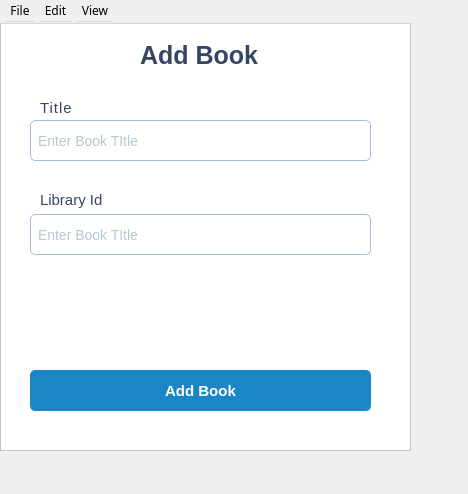
<?xml version="1.0" encoding="UTF-8"?>
<ui version="4.0">
 <class>AddBookDialog</class>
 <widget class="QDialog" name="AddBookDialog">
  <property name="geometry">
   <rect>
    <x>0</x>
    <y>0</y>
    <width>468</width>
    <height>494</height>
   </rect>
  </property>
  <property name="font">
   <font>
    <family>PT Serif Caption</family>
   </font>
  </property>
  <property name="windowTitle">
   <string>Window</string>
  </property>
  <property name="pixmap" stdset="0">
   <pixmap/>
  </property>
  <widget class="QWidget" name="centralwidget" native="true">
   <property name="geometry">
    <rect>
     <x>0</x>
     <y>0</y>
     <width>411</width>
     <height>451</height>
    </rect>
   </property>
   <widget class="QFrame" name="PinjamFrame">
    <property name="enabled">
     <bool>true</bool>
    </property>
    <property name="geometry">
     <rect>
      <x>0</x>
      <y>0</y>
      <width>411</width>
      <height>451</height>
     </rect>
    </property>
    <property name="font">
     <font>
      <family>.AppleSystemUIFont</family>
     </font>
    </property>
    <property name="mouseTracking">
     <bool>false</bool>
    </property>
    <property name="styleSheet">
     <string notr="true">background-color: rgba(255, 255, 255, 1)</string>
    </property>
    <property name="frameShape">
     <enum>QFrame::StyledPanel</enum>
    </property>
    <property name="frameShadow">
     <enum>QFrame::Raised</enum>
    </property>
    <widget class="QLabel" name="BITARY">
     <property name="geometry">
      <rect>
       <x>140</x>
       <y>40</y>
       <width>121</width>
       <height>31</height>
      </rect>
     </property>
     <property name="font">
      <font>
       <family>Arial</family>
       <pointsize>-1</pointsize>
       <weight>75</weight>
       <bold>true</bold>
      </font>
     </property>
     <property name="styleSheet">
      <string notr="true">color:rgba(53, 70, 101, 1);
font-size:25px;
border-radius: 38px;</string>
     </property>
     <property name="text">
      <string>Add Book</string>
     </property>
    </widget>
    <widget class="QLineEdit" name="titleField">
     <property name="geometry">
      <rect>
       <x>30</x>
       <y>120</y>
       <width>341</width>
       <height>41</height>
      </rect>
     </property>
     <property name="styleSheet">
      <string notr="true">QLineEdit {
    background-color: #ffffff; 
    border: 1px solid #A6BCDA;   
    border-radius: 5px;      
    padding: 5px;              
    font-size: 14px;   
	color : #718BAE
 
}</string>
     </property>
     <property name="text">
      <string/>
     </property>
     <property name="placeholderText">
      <string>Enter Book TItle</string>
     </property>
    </widget>
    <widget class="QLabel" name="BITARY_5">
     <property name="geometry">
      <rect>
       <x>40</x>
       <y>100</y>
       <width>31</width>
       <height>16</height>
      </rect>
     </property>
     <property name="font">
      <font>
       <family>Arial</family>
       <pointsize>-1</pointsize>
       <weight>50</weight>
       <bold>false</bold>
      </font>
     </property>
     <property name="styleSheet">
      <string notr="true">color:#354665;
font-size:15px;
border-radius: 38px;
letter-spacing:1px;</string>
     </property>
     <property name="text">
      <string>Title</string>
     </property>
    </widget>
    <widget class="QLineEdit" name="libraryIDField">
     <property name="geometry">
      <rect>
       <x>30</x>
       <y>214</y>
       <width>341</width>
       <height>41</height>
      </rect>
     </property>
     <property name="styleSheet">
      <string notr="true">QLineEdit {
    background-color: #ffffff; 
    border: 1px solid #A6BCDA;   
    border-radius: 5px;      
    padding: 5px;              
    font-size: 14px;   
	color : #718BAE
 
}</string>
     </property>
     <property name="text">
      <string/>
     </property>
     <property name="placeholderText">
      <string>Enter Book TItle</string>
     </property>
    </widget>
    <widget class="QLabel" name="BITARY_6">
     <property name="geometry">
      <rect>
       <x>40</x>
       <y>190</y>
       <width>71</width>
       <height>20</height>
      </rect>
     </property>
     <property name="font">
      <font>
       <family>Arial</family>
       <pointsize>-1</pointsize>
       <weight>50</weight>
       <bold>false</bold>
      </font>
     </property>
     <property name="styleSheet">
      <string notr="true">color:#354665;
font-size:15px;
border-radius: 38px;
</string>
     </property>
     <property name="text">
      <string>Library Id</string>
     </property>
    </widget>
    <widget class="QPushButton" name="confirmAdd">
     <property name="geometry">
      <rect>
       <x>30</x>
       <y>370</y>
       <width>341</width>
       <height>41</height>
      </rect>
     </property>
     <property name="font">
      <font>
       <family>Arial</family>
       <pointsize>-1</pointsize>
       <weight>75</weight>
       <bold>true</bold>
      </font>
     </property>
     <property name="styleSheet">
      <string notr="true">QPushButton {
    background-color: rgb(27, 134, 198);
    color: white;
    border-radius: 5px;
    padding: 5px 10px;
    font-size: 15px;
}
</string>
     </property>
     <property name="text">
      <string>Add Book</string>
     </property>
    </widget>
   </widget>
  </widget>
  <widget class="QStatusBar" name="statusbar">
   <property name="geometry">
    <rect>
     <x>0</x>
     <y>0</y>
     <width>3</width>
     <height>22</height>
    </rect>
   </property>
  </widget>
  <widget class="QMenuBar" name="menubar">
   <property name="geometry">
    <rect>
     <x>0</x>
     <y>0</y>
     <width>413</width>
     <height>24</height>
    </rect>
   </property>
   <widget class="QMenu" name="menuFile">
    <property name="title">
     <string>File</string>
    </property>
   </widget>
   <widget class="QMenu" name="menuEdit">
    <property name="title">
     <string>Edit</string>
    </property>
   </widget>
   <widget class="QMenu" name="menuView">
    <property name="title">
     <string>View</string>
    </property>
   </widget>
   <addaction name="menuFile"/>
   <addaction name="menuEdit"/>
   <addaction name="menuView"/>
  </widget>
 </widget>
 <resources/>
 <connections/>
</ui>
